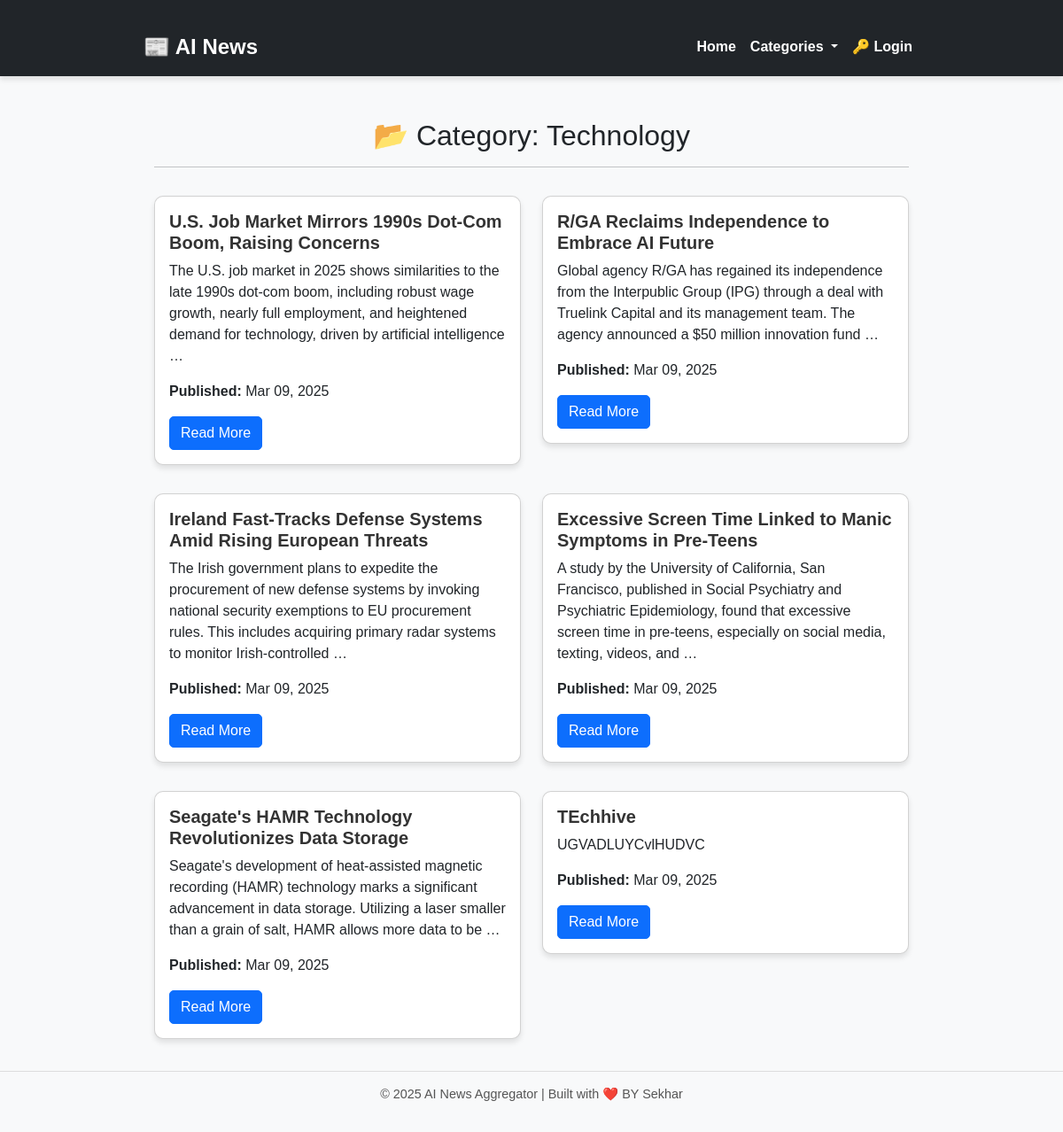
The page /category/Technology/ on the database its author committed.
### news/models.py (models this page shows, shortened)
class Article(models.Model):
    CATEGORY_CHOICES = [
        ('Technology', 'Technology'),
        ('Science', 'Science'),
        ('Health', 'Health'),
        ('Business', 'Business'),
        ('Sports', 'Sports'),
        ('Entertainment', 'Entertainment'),
    ]
    title = models.CharField(max_length=255)
    content = models.TextField()
    category = models.CharField(max_length=100, choices=CATEGORY_CHOICES, default='Technology')
    sentiment = models.CharField(max_length=50, null=True, blank=True)
    source_url = models.URLField()
    published_at = models.DateTimeField(auto_now_add=True)
    author = models.ForeignKey(User, on_delete=models.CASCADE, null=True, blank=True)  # Link to user
    image = models.ImageField(upload_to='article_images/', max_length=255, null=True, blank=True)

### news/views.py (the view)
# urls.py: path('category/<str:category>/', category_view, name='category_view'),
def category_view(request, category):
    articles = Article.objects.filter(category=category).order_by('-published_at')
    return render(request, 'category.html', {'articles': articles, 'category': category})

### news/templates/category.html (shortened to what this page needs)
{% extends 'base.html' %}
{% block content %}
<div class="container mt-5">
    <h2 class="text-center">📂 Category: {{ category }}</h2>
    <hr>
    {% if articles %}
        <div class="row">
            {% for article in articles %}
            <div class="col-md-6">
                <div class="card my-3">
                    <div class="card-body">
                        <h5 class="card-title">{{ article.title }}</h5>
                        <p class="card-text">{{ article.content|truncatewords:30 }}</p>
                        <p><strong>Published:</strong> {{ article.published_at|date:"M d, Y" }}</p>
                        <a href="{% url 'read_more' article.id %}" class="btn btn-primary">Read More</a>
                    </div>
                </div>
            </div>
            {% endfor %}
        </div>
    {% else %}
        <p class="text-center text-muted">No articles found in this category.</p>
    {% endif %}
</div>
{% endblock %}

### news/static/base.css (style rules this page uses)
body { font-family: 'Arial', sans-serif; background-color: #f8f9fa; margin: 0; padding: 0; }
.container { max-width: 900px; margin-top: 20px; }
.card { border-radius: 10px; box-shadow: 0px 4px 6px rgba(0, 0, 0, 0.1); transition: transform 0.3s ease-in-out, box-shadow 0.3s ease-in-out; overflow: hidden; }
.card-title { font-size: 1.25rem; font-weight: bold; color: #333; }
.btn { border-radius: 5px; transition: all 0.3s ease-in-out; }

### rows shown on the page
Article: title "U.S. Job Market Mirrors 1990s Dot-Com Boom, Raising Concerns", content "The U.S. job market in 2025 shows similarities to the late 1990s dot-com boom, including robust wage growth, nearly full employment, and heightened demand for technology, driven by artificial intelligence …", published_at "Mar 09, 2025"
Article: title "R/GA Reclaims Independence to Embrace AI Future", content "Global agency R/GA has regained its independence from the Interpublic Group (IPG) through a deal with Truelink Capital and its management team. The agency announced a $50 million innovation fund …", published_at "Mar 09, 2025"
Article: title "Ireland Fast-Tracks Defense Systems Amid Rising European Threats", content "The Irish government plans to expedite the procurement of new defense systems by invoking national security exemptions to EU procurement rules. This includes acquiring primary radar systems to monitor Irish-controlled …", published_at "Mar 09, 2025"
Article: title "Excessive Screen Time Linked to Manic Symptoms in Pre-Teens", content "A study by the University of California, San Francisco, published in Social Psychiatry and Psychiatric Epidemiology, found that excessive screen time in pre-teens, especially on social media, texting, videos, and …", published_at "Mar 09, 2025"
Article: title "Seagate's HAMR Technology Revolutionizes Data Storage", content "Seagate's development of heat-assisted magnetic recording (HAMR) technology marks a significant advancement in data storage. Utilizing a laser smaller than a grain of salt, HAMR allows more data to be …", published_at "Mar 09, 2025"
Article: title "TEchhive", content "UGVADLUYCvlHUDVC", published_at "Mar 09, 2025"

### other values the page prints
{{ category }} "Technology"
